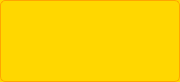
<?xml version="1.0" encoding="UTF-8"?>
<ui version="4.0">
 <class>Warn</class>
 <widget class="QWidget" name="Warn">
  <property name="geometry">
   <rect>
    <x>0</x>
    <y>0</y>
    <width>180</width>
    <height>78</height>
   </rect>
  </property>
  <property name="windowTitle">
   <string>Form</string>
  </property>
  <property name="styleSheet">
   <string notr="true">/* 整个警告小部件的样式 */
QWidget#Warn {
    background-color: #FFD700; /* 黄色背景 */
    border: 1px solid #FFA500; /* 橙色边框 */
    border-radius: 5px; /* 圆角 */
    padding: 10px; /* 内边距 */
}</string>
  </property>
  <layout class="QVBoxLayout" name="verticalLayout">
   <item>
    <widget class="QLabel" name="contentLabel">
     <property name="minimumSize">
      <size>
       <width>0</width>
       <height>60</height>
      </size>
     </property>
     <property name="styleSheet">
      <string notr="true">/* 内容文本的样式 */
QLabel#contentLabel {
    font-size: 14px;
    color: #333; /* 深灰色文字 */
}</string>
     </property>
     <property name="text">
      <string>&lt;html&gt;&lt;head/&gt;&lt;body&gt;&lt;p align=&quot;center&quot;&gt;&lt;br/&gt;&lt;/p&gt;&lt;/body&gt;&lt;/html&gt;</string>
     </property>
    </widget>
   </item>
  </layout>
 </widget>
 <resources/>
 <connections/>
</ui>
